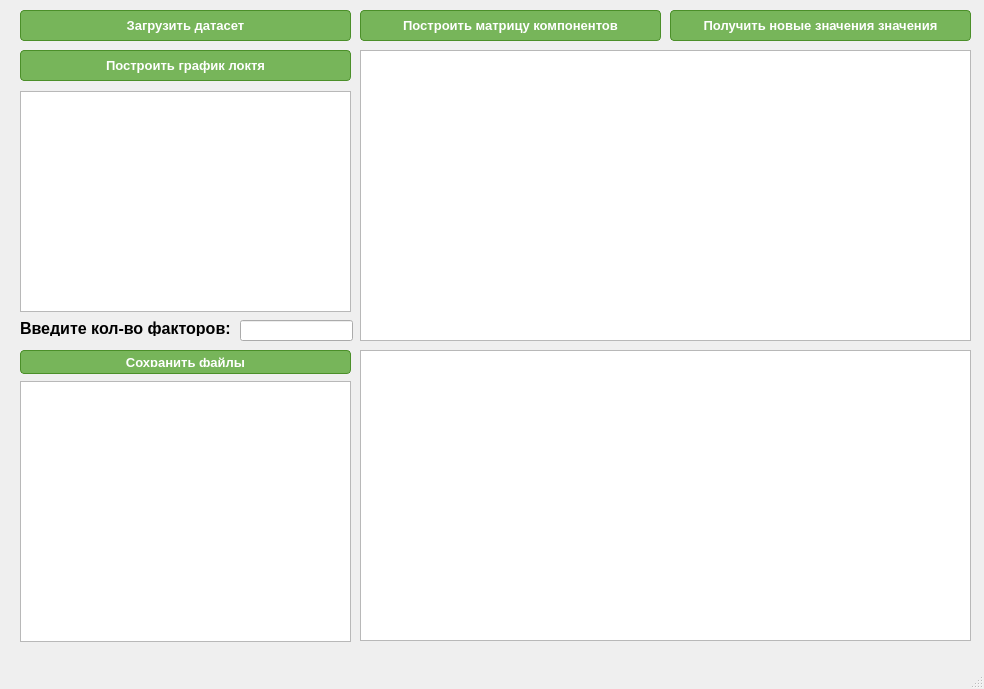
<?xml version="1.0" encoding="UTF-8"?>
<ui version="4.0">
 <class>MainWindow</class>
 <widget class="QMainWindow" name="MainWindow">
  <property name="geometry">
   <rect>
    <x>0</x>
    <y>0</y>
    <width>984</width>
    <height>689</height>
   </rect>
  </property>
  <property name="windowTitle">
   <string>MainWindow</string>
  </property>
  <widget class="QWidget" name="centralwidget">
   <widget class="QPushButton" name="Df_choice_button">
    <property name="geometry">
     <rect>
      <x>20</x>
      <y>10</y>
      <width>331</width>
      <height>31</height>
     </rect>
    </property>
    <property name="styleSheet">
     <string notr="true">QPushButton {
	box-shadow: 0px 10px 14px -7px #3e7327;
	background:linear-gradient(to bottom, #77b55a 5%, #72b352 100%);
	background-color:#77b55a;
	border-radius:4px;
	border:1px solid #4b8f29;
	display:inline-block;
	cursor:pointer;
	color:#ffffff;
	font-family:Arial;
	font-size:13px;
	font-weight:bold;
	padding:6px 12px;
	text-decoration:none;
	text-shadow:0px 1px 0px #5b8a3c;
}
QPushButton:hover {
	background:linear-gradient(to bottom, #72b352 5%, #77b55a 100%);
	background-color:#72b352;
}
QPushButton:active {
	position:relative;
	top:1px;
}
</string>
    </property>
    <property name="text">
     <string>Загрузить датасет</string>
    </property>
   </widget>
   <widget class="QPushButton" name="Elbow_build_button">
    <property name="geometry">
     <rect>
      <x>20</x>
      <y>50</y>
      <width>331</width>
      <height>31</height>
     </rect>
    </property>
    <property name="styleSheet">
     <string notr="true">QPushButton {
	box-shadow: 0px 10px 14px -7px #3e7327;
	background:linear-gradient(to bottom, #77b55a 5%, #72b352 100%);
	background-color:#77b55a;
	border-radius:4px;
	border:1px solid #4b8f29;
	display:inline-block;
	cursor:pointer;
	color:#ffffff;
	font-family:Arial;
	font-size:13px;
	font-weight:bold;
	padding:6px 12px;
	text-decoration:none;
	text-shadow:0px 1px 0px #5b8a3c;
}
QPushButton:hover {
	background:linear-gradient(to bottom, #72b352 5%, #77b55a 100%);
	background-color:#72b352;
}
QPushButton:active {
	position:relative;
	top:1px;
}
</string>
    </property>
    <property name="text">
     <string>Построить график локтя</string>
    </property>
   </widget>
   <widget class="QGraphicsView" name="ElbowView">
    <property name="geometry">
     <rect>
      <x>20</x>
      <y>91</y>
      <width>331</width>
      <height>221</height>
     </rect>
    </property>
   </widget>
   <widget class="QLabel" name="Factor_label">
    <property name="geometry">
     <rect>
      <x>20</x>
      <y>320</y>
      <width>221</width>
      <height>16</height>
     </rect>
    </property>
    <property name="font">
     <font>
      <pointsize>12</pointsize>
      <bold>true</bold>
     </font>
    </property>
    <property name="text">
     <string>Введите кол-во факторов:</string>
    </property>
   </widget>
   <widget class="QLineEdit" name="Factor_input">
    <property name="geometry">
     <rect>
      <x>240</x>
      <y>320</y>
      <width>113</width>
      <height>21</height>
     </rect>
    </property>
   </widget>
   <widget class="QPushButton" name="Matrix_build_button">
    <property name="geometry">
     <rect>
      <x>360</x>
      <y>10</y>
      <width>301</width>
      <height>31</height>
     </rect>
    </property>
    <property name="styleSheet">
     <string notr="true">QPushButton {
	box-shadow: 0px 10px 14px -7px #3e7327;
	background:linear-gradient(to bottom, #77b55a 5%, #72b352 100%);
	background-color:#77b55a;
	border-radius:4px;
	border:1px solid #4b8f29;
	display:inline-block;
	cursor:pointer;
	color:#ffffff;
	font-family:Arial;
	font-size:13px;
	font-weight:bold;
	padding:6px 12px;
	text-decoration:none;
	text-shadow:0px 1px 0px #5b8a3c;
}
QPushButton:hover {
	background:linear-gradient(to bottom, #72b352 5%, #77b55a 100%);
	background-color:#72b352;
}
QPushButton:active {
	position:relative;
	top:1px;
}
</string>
    </property>
    <property name="text">
     <string>Построить матрицу компонентов</string>
    </property>
   </widget>
   <widget class="QTableView" name="MatrixView">
    <property name="geometry">
     <rect>
      <x>360</x>
      <y>50</y>
      <width>611</width>
      <height>291</height>
     </rect>
    </property>
   </widget>
   <widget class="QPushButton" name="Newvalue_button">
    <property name="geometry">
     <rect>
      <x>670</x>
      <y>10</y>
      <width>301</width>
      <height>31</height>
     </rect>
    </property>
    <property name="styleSheet">
     <string notr="true">QPushButton {
	box-shadow: 0px 10px 14px -7px #3e7327;
	background:linear-gradient(to bottom, #77b55a 5%, #72b352 100%);
	background-color:#77b55a;
	border-radius:4px;
	border:1px solid #4b8f29;
	display:inline-block;
	cursor:pointer;
	color:#ffffff;
	font-family:Arial;
	font-size:13px;
	font-weight:bold;
	padding:6px 12px;
	text-decoration:none;
	text-shadow:0px 1px 0px #5b8a3c;
}
QPushButton:hover {
	background:linear-gradient(to bottom, #72b352 5%, #77b55a 100%);
	background-color:#72b352;
}
QPushButton:active {
	position:relative;
	top:1px;
}
</string>
    </property>
    <property name="text">
     <string>Получить новые значения значения</string>
    </property>
   </widget>
   <widget class="QTableView" name="ValueView">
    <property name="geometry">
     <rect>
      <x>360</x>
      <y>350</y>
      <width>611</width>
      <height>291</height>
     </rect>
    </property>
   </widget>
   <widget class="QPushButton" name="Save_button">
    <property name="geometry">
     <rect>
      <x>20</x>
      <y>350</y>
      <width>331</width>
      <height>24</height>
     </rect>
    </property>
    <property name="styleSheet">
     <string notr="true">QPushButton {
	box-shadow: 0px 10px 14px -7px #3e7327;
	background:linear-gradient(to bottom, #77b55a 5%, #72b352 100%);
	background-color:#77b55a;
	border-radius:4px;
	border:1px solid #4b8f29;
	display:inline-block;
	cursor:pointer;
	color:#ffffff;
	font-family:Arial;
	font-size:13px;
	font-weight:bold;
	padding:6px 12px;
	text-decoration:none;
	text-shadow:0px 1px 0px #5b8a3c;
}
QPushButton:hover {
	background:linear-gradient(to bottom, #72b352 5%, #77b55a 100%);
	background-color:#72b352;
}
QPushButton:active {
	position:relative;
	top:1px;
}
</string>
    </property>
    <property name="text">
     <string>Сохранить файлы</string>
    </property>
   </widget>
   <widget class="QTableWidget" name="DescriptTable">
    <property name="geometry">
     <rect>
      <x>20</x>
      <y>381</y>
      <width>331</width>
      <height>261</height>
     </rect>
    </property>
   </widget>
  </widget>
  <widget class="QMenuBar" name="menubar">
   <property name="geometry">
    <rect>
     <x>0</x>
     <y>0</y>
     <width>984</width>
     <height>22</height>
    </rect>
   </property>
  </widget>
  <widget class="QStatusBar" name="statusbar"/>
 </widget>
 <resources/>
 <connections/>
</ui>
